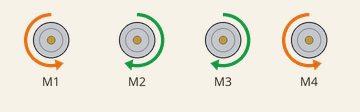
This sketch was run on a simulated Arduino Uno, built with avr-gcc and run on an emulated ATmega328P. Shown: 4 × DC motor (green arrow = forward, orange = backward, longer = faster).

Above: at 0.1 s.
Timing chart, 0 to 1.6 s (numbered marks = the images above):
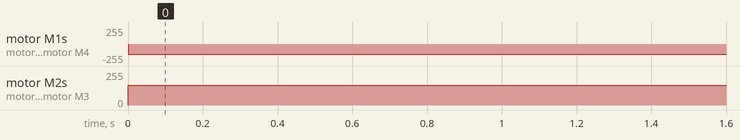

The sketch:

MotoresV1.ino
```cpp
#include "AFMotor_R4.h"

int velocidade = 150;

AF_DCMotor M1(1);
AF_DCMotor M2(2);
AF_DCMotor M3(3);
AF_DCMotor M4(4);

void setup() {

  M1.setSpeed(velocidade);
  M1.run(RELEASE);
  M2.setSpeed(velocidade);
  M2.run(RELEASE);
  M3.setSpeed(velocidade);
  M3.run(RELEASE);
  M4.setSpeed(velocidade);
  M4.run(RELEASE);

  M1.run(BACKWARD);
  M2.run(FORWARD);
  M3.run(FORWARD);
  M4.run(BACKWARD);

}

void loop() {


}
```

Measured:
- by itself, motor M1, motor M4: stopped → backward 150/255 at 0.00 s
- by itself, motor M2, motor M3: stopped → forward 150/255 at 0.00 s
